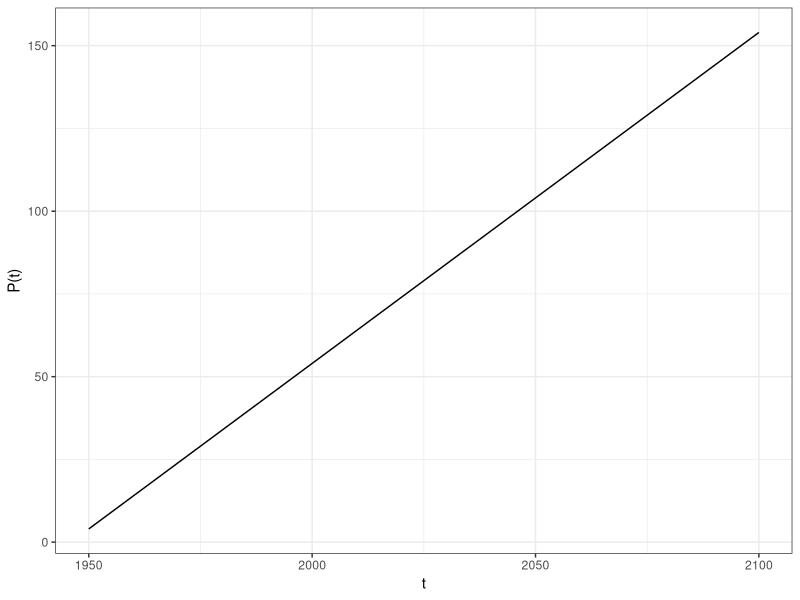
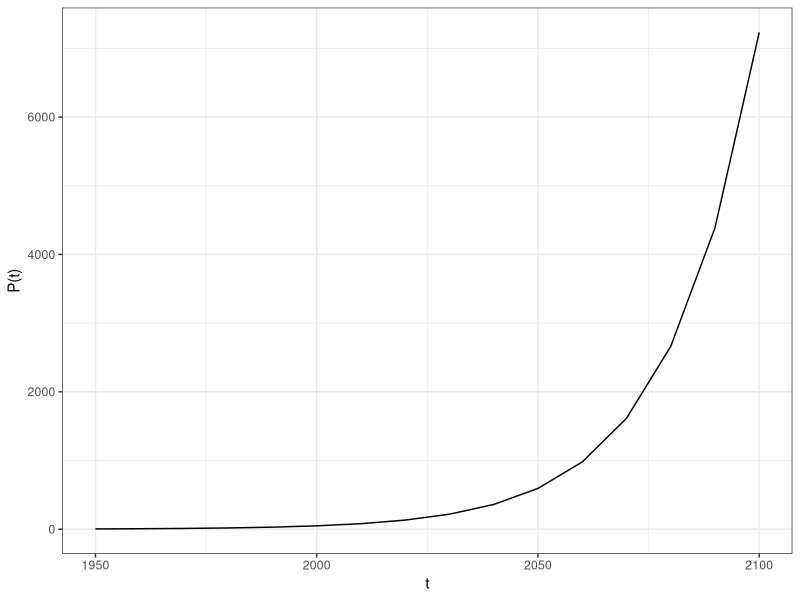
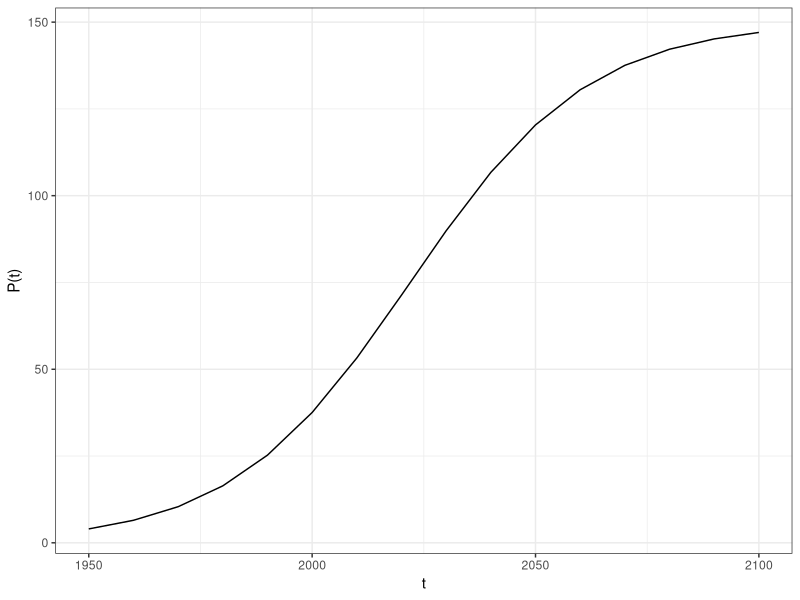
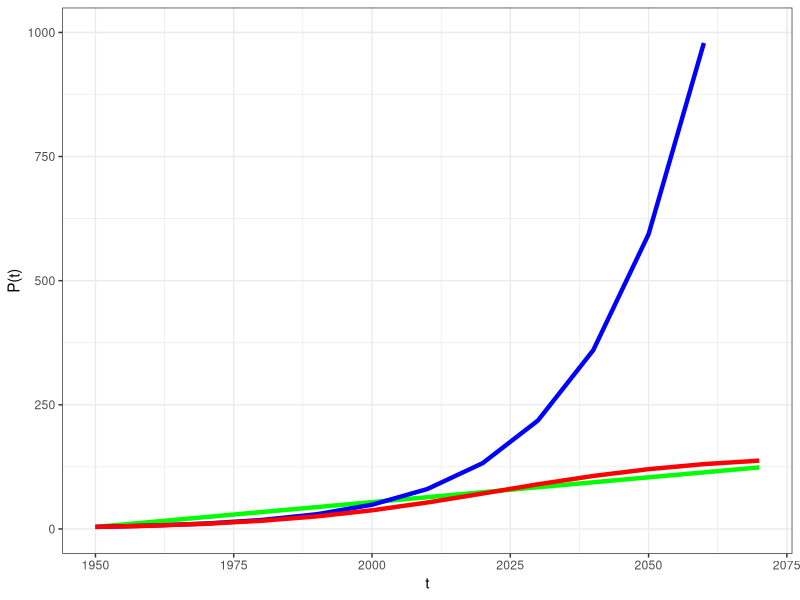

These figures' R source, in order:
## ---- chunk 1
library(tidyverse)
library(ggplot2)
library(knitr)
library(kableExtra)
t <- data.frame(t= c(seq(1950,2100,10)))
p0 <- 4
t0 <- 1950

linear_g <- function(t,r){
  a <- p0
  result <- a+r*(t-1950)
  return(result)
}

t_linear <- t |> 
  mutate(P_lin = round(linear_g(t=t, r=1),0))

p_linear <- ggplot(data = t_linear, 
       aes(x=t, y=P_lin))+
  geom_line()+
  theme_bw()+
  labs(x = "t",
       y = "P(t)")

p_linear
## ---- chunk 2
t_linear |>
  filter(t %in% c(1950,2020,2100)) |> 
  kbl() |> 
  kable_classic_2(full_width = F, html_font = "Verdana") |> 
  kable_styling(bootstrap_options = c("striped", "hover", "condensed"))
## ---- chunk 3

exponential_g <- function(t,r){
  result <- p0*exp(r*(t-t0))
  return(result)
}

t_exponential <- t |> 
  mutate(P_exp=exponential_g(t=t, r=.05))

p_exponential <- ggplot(data = t_exponential, 
       aes(x=t, y=P_exp))+
  geom_line()+
  theme_bw()+
  labs(x = "t",
       y = "P(t)")+
  scale_x_continuous(limits = c(1950,2100))

p_exponential
## ---- chunk 4
t_exponential |> 
  filter(t %in% c(1950,2020,2100)) |> 
  mutate(P_exp = round(P_exp,0)) |> 
  kbl() |> 
  kable_classic_2(full_width = F, html_font = "Verdana") |> 
  kable_styling(bootstrap_options = c("striped", "hover", "condensed"))
## ---- chunk 5
logistic_g <- function(t,r,a=150){
  # p0 <- 1000
  a/(1+(a-p0)/p0*exp(-r*(t-t0)))
}
# t_prev <- data.frame(t=c(1890,1900,1910,1920))
# t <- bind_rows(t_prev,t)

t_logistic <- t |> 
  mutate(P_log=logistic_g(t=t, r=.05))

p_logistic <- ggplot(data = t_logistic, 
       aes(x=t, y=P_log))+
  geom_line()+
  # geom_vline(xintercept=t0, linetype = "dashed")+
  theme_bw()+
  labs(x = "t",
       y = "P(t)")+
  scale_x_continuous(limits = c(1950,2100))

p_logistic
## ---- chunk 6
t_logistic |> 
  filter(t %in% c(1950,2020,2100)) |> 
  kbl() |> 
  kable_classic_2(full_width = F, html_font = "Verdana") |> 
  kable_styling(bootstrap_options = c("striped", "hover", "condensed"))
## ---- chunk 7
table <- left_join(t_linear,t_exponential, by = "t") %>% 
          left_join(t_logistic, by = "t") %>% 
mutate(across(P_lin:P_log, ~round(.,0)))

ggplot()+
geom_line(data=t_linear, mapping=aes(x = t, y=P_lin), color="green", text="linear",linewidth = 1.5)+
geom_line(data=t_exponential, mapping=aes(x = t, y=P_exp), color="blue", text="exponential",linewidth = 1.5)+
geom_line(data=t_logistic, mapping=aes(x = t, y=P_log), color="red", text="logistic",linewidth = 1.5)+
theme_bw()+
scale_x_continuous(limits=c(1950,2070))+
scale_y_continuous(limits=c(0,1000))+
labs(y="P(t)")
## ---- chunk 8
table |> 
  kbl() |> 
  kable_classic_2(full_width = F, html_font = "Verdana") |> 
  kable_styling(bootstrap_options = c("striped", "hover", "condensed"), font_size = 20)
